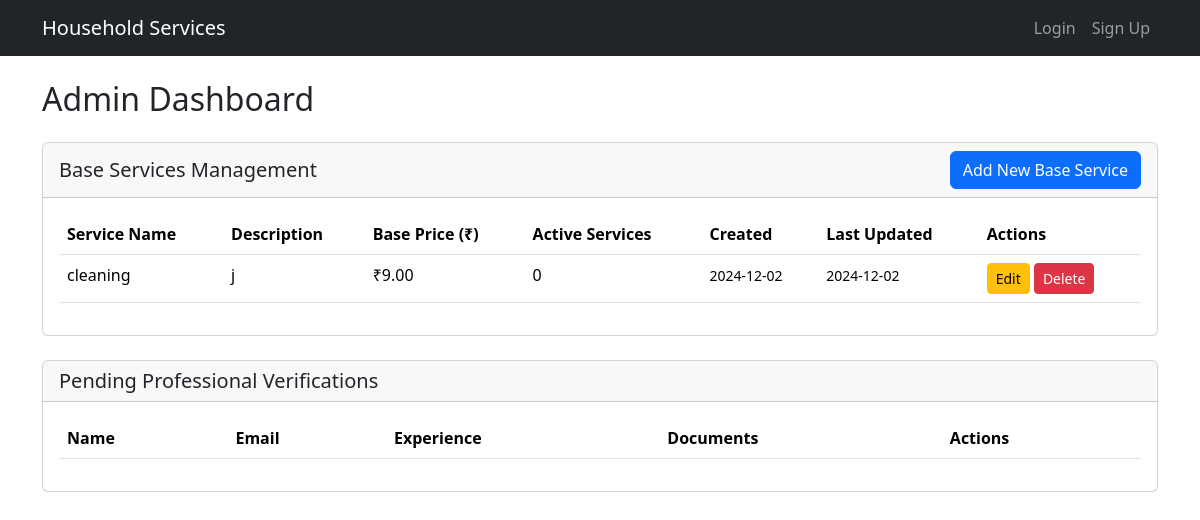
/admin-dashboard, run on an earlier commit of the app's database.
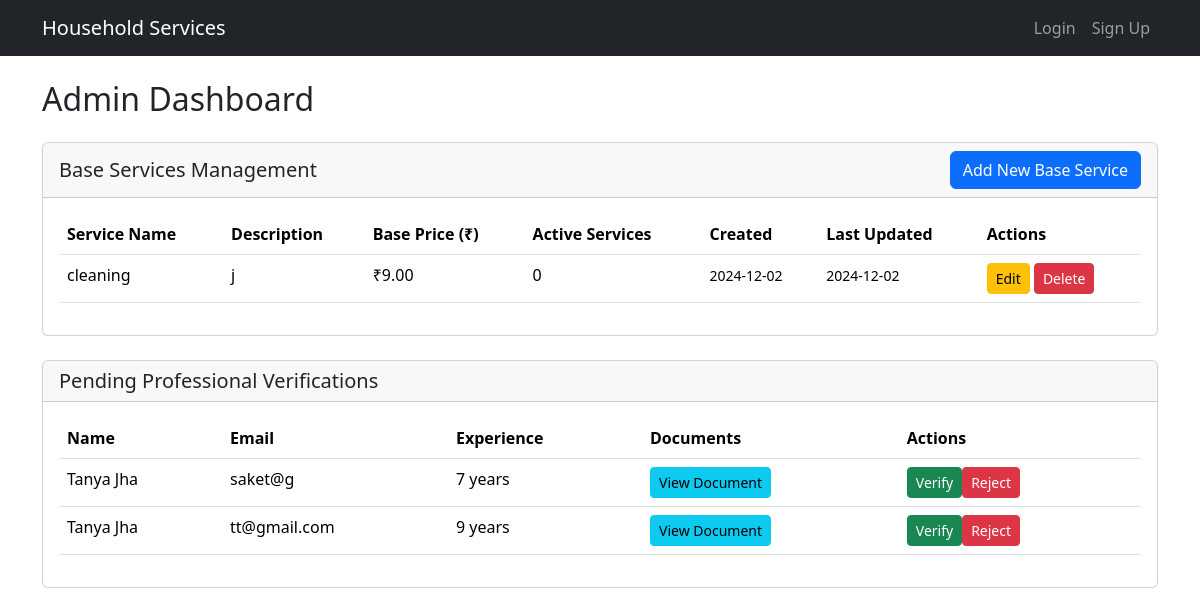
And on a later commit of the database.
### models.py (models this page shows)
class BaseService(db.Model):
    id = db.Column(db.Integer, primary_key=True)
    name = db.Column(db.String(100), nullable=False)
    description = db.Column(db.Text, nullable=False)
    price = db.Column(db.Float, nullable=False)
    created_at = db.Column(db.DateTime, nullable=False, default=db.func.current_timestamp())
    updated_at = db.Column(db.DateTime, nullable=False, default=db.func.current_timestamp(), onupdate=db.func.current_timestamp())
    services = db.relationship('Service', backref='base_service', lazy=True)

class ProfessionalDetails(db.Model):
    id = db.Column(db.Integer, primary_key=True)
    user_id = db.Column(db.Integer, db.ForeignKey('user.id'), nullable=False)
    email = db.Column(db.String(120), unique=True, nullable=False)
    fullname = db.Column(db.String(100), nullable=False)
    service_id = db.Column(db.Integer, db.ForeignKey('base_service.id'), nullable=False)
    experience_years = db.Column(db.Integer, nullable=False)
    document_path = db.Column(db.String(200), nullable=False)
    address = db.Column(db.Text, nullable=False)
    pin_code = db.Column(db.String(10), nullable=False)
    status = db.Column(db.String(20), nullable=False, default='pending')
    user = db.relationship('User', backref=db.backref('professional_details', lazy=True))
    service = db.relationship('BaseService', backref=db.backref('professionals', lazy=True))

### app.py (the view)
@app.route("/admin-dashboard")
def admin_dashboard():
    pending_professionals = ProfessionalDetails.query.filter_by(status='pending').all()
    services = BaseService.query.order_by(BaseService.name).all()
    return render_template("admin_dashboard.html",
                         pending_professionals=pending_professionals,
                         services=services)

### templates/admin_dashboard.html (shortened to what the changed rows need)
{% extends "base.html" %}
{% block content %}
<div class="container mt-4">
    <h2 class="mb-4">Admin Dashboard</h2>
    <div class="row mb-4">
        <div class="col-12">
            <div class="card">
                <div class="card-body">
                    <div class="table-responsive">
                        <table class="table table-hover">
                            <thead>
                                <tr>
                                    <th>Service Name</th>
                                    <th>Description</th>
                                    <th>Base Price (₹)</th>
                                    <th>Active Services</th>
                                    <th>Created</th>
                                    <th>Last Updated</th>
                                    <th>Actions</th>
                                </tr>
                            </thead>
                            <tbody>
                                {% for service in services %}
                                <tr>
                                    <td>{{ service.name }}</td>
                                    <td>{{ service.description[:100] }}{% if service.description|length > 100 %}...{% endif %}</td>
                                    <td>₹{{ "%.2f"|format(service.price) }}</td>
                                    <td>{{ service.services|length }}</td>
                                    <td><small>{{ service.created_at.strftime('%Y-%m-%d') }}</small></td>
                                    <td><small>{{ service.updated_at.strftime('%Y-%m-%d') }}</small></td>
                                    <td>
                                        <button class="btn btn-warning btn-sm"
                                                data-bs-toggle="modal"
                                                data-bs-target="#editServiceModal{{ service.id }}">
                                            Edit
                                        </button>
                                        <form action="{{ url_for('delete_service', id=service.id) }}"
                                              method="post"
                                              style="display: inline;"
                                              onsubmit="return confirm('Are you sure you want to delete this base service? This will remove all professional services using this base service.')">
                                            <button type="submit" class="btn btn-danger btn-sm">Delete</button>
                                        </form>
                                    </td>
                                </tr>
                                {% endfor %}
                            </tbody>
                        </table>
                    </div>
                </div>
            </div>
        </div>
    </div>
    <div class="row">
        <div class="col-12">
            <div class="card">
                <div class="card-body">
                    <div class="table-responsive">
                        <table class="table">
                            <thead>
                                <tr>
                                    <th>Name</th>
                                    <th>Email</th>
                                    <th>Experience</th>
                                    <th>Documents</th>
                                    <th>Actions</th>
                                </tr>
                            </thead>
                            <tbody>
                                {% for professional in pending_professionals %}
                                <tr>
                                    <td>{{ professional.fullname }}</td>
                                    <td>{{ professional.email }}</td>
                                    <td>{{ professional.experience_years }} years</td>
                                    <td>
                                        <a href="{{ url_for('serve_file', filename=professional.document_path) }}"
                                           target="_blank"
                                           class="btn btn-info btn-sm">View Document</a>
                                    </td>
                                    <td>
                                        <div class="btn-group">
                                            <form action="{{ url_for('verify_professional', id=professional.id) }}"
                                                  method="post"
                                                  style="display: inline;">
                                                <button type="submit" class="btn btn-success btn-sm">Verify</button>
                                            </form>
                                            <form action="{{ url_for('reject_professional', id=professional.id) }}"
                                                  method="post"
                                                  style="display: inline;">
                                                <button type="submit" class="btn btn-danger btn-sm">Reject</button>
                                            </form>
                                        </div>
                                    </td>
                                </tr>
                                {% endfor %}
                            </tbody>
                        </table>
                    </div>
                </div>
            </div>
        </div>
    </div>
</div>
{% endblock %}

What changed in the data, as far as the page shows it:
added ProfessionalDetails: fullname "Tanya Jha", email "saket@g", experience_years "7"
added ProfessionalDetails: fullname "Tanya Jha", email "tt@gmail.com", experience_years "9"
